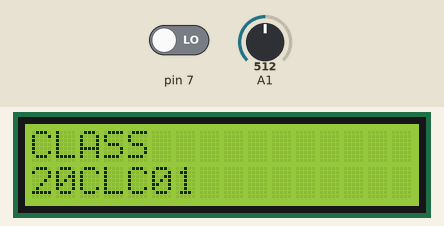
Bench run of a sketch on a simulated Arduino Uno, built with avr-gcc and run on an emulated ATmega328P. Shown: 16×2 character LCD. The test bench sets the inputs (shaded band); at power-on: pin 7 LOW, A1 = 512.

Above: at 1.2 s.
1.3 s: pin 7 driven HIGH
At 1.9 s:
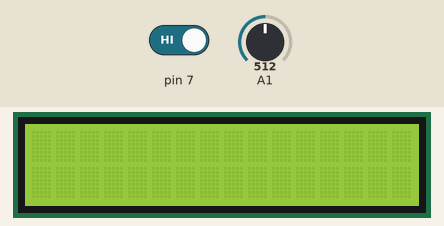
4.3 s: A1 set to 716
At 6.03 s:
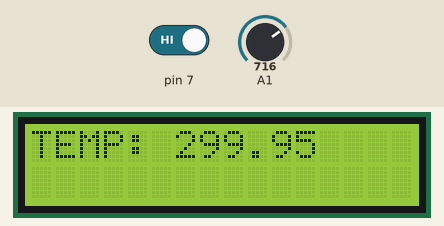
7.3 s: pin 7 driven LOW
At 7.7 s:
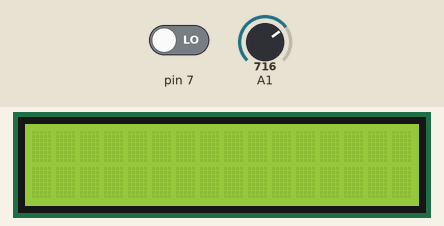
Timing chart, 0 to 10.3 s (numbered marks = the images above; inputs shaded):
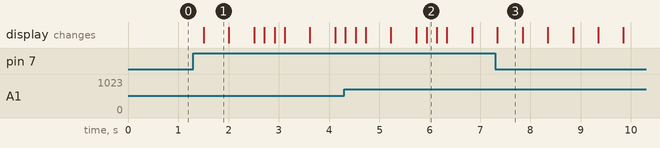

Measured:
- after the input at 1.3 s, the display: changes after 0.20 s (image 1)
- what the display in image 3 shows lasts 0.5 s, from 7.3 s to 7.8 s

The sketch:

20127284.ino
```cpp
#include <LiquidCrystal.h>

int dem = 0;
LiquidCrystal lcd_1(12, 11, 5, 4, 3, 2);

void setup()
{
  Serial.begin(9600);
  lcd_1.begin(16, 2);
  pinMode(A1,INPUT);
  pinMode(13, INPUT);

}

void loop()
{
  float value = analogRead(A1);
  float celsius = (value * 5/1023) / 0.01 - 50;

  if(digitalRead(7) == HIGH){
  	dem++;
    delay(200);
    lcd_1.clear();
  }
  if (dem == 0){
    lcd_1.display();
  	lcd_1.setCursor(0, 0);
    lcd_1.print("CLASS");
  	lcd_1.setCursor(0, 1);
    lcd_1.print("20CLC01");

  }
  if(dem == 1){
    lcd_1.noDisplay();
    delay(500);
   	lcd_1.display();
    delay(500);
  	lcd_1.setCursor(0, 0);
    lcd_1.print("PHUNG NGHIA PHUC");
  	lcd_1.setCursor(0, 1);
    lcd_1.print("20127284");
  }
  if(dem == 2){

    lcd_1.setCursor(0, 0);
  	lcd_1.print("TEMP: ");
    lcd_1.print(celsius);
  }
  if(dem > 2){
    dem = 0;
  }
}
```
